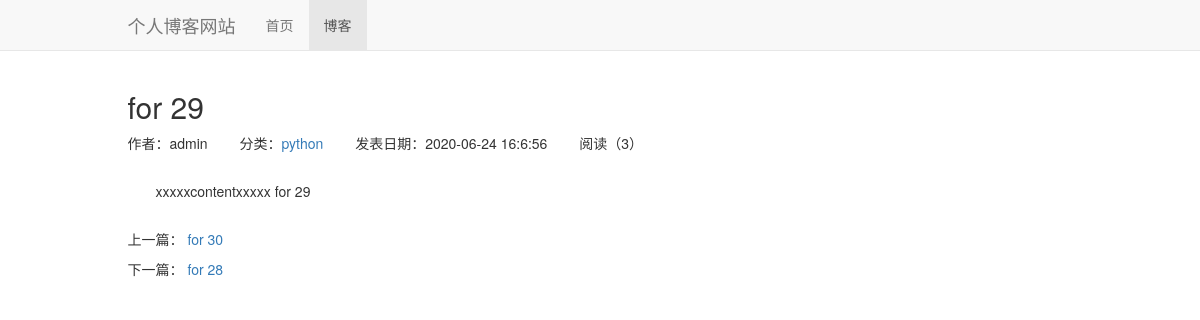
Screenshot of /blog/34 with the database file from the repository.
### blog/models.py (models this page shows, shortened)
class Blog(models.Model):
    title = models.CharField(max_length=50)
    blog_type = models.ForeignKey(BlogType,on_delete=models.DO_NOTHING)
    content = RichTextUploadingField()
    author = models.ForeignKey(User,on_delete=models.DO_NOTHING)
    readed_num = models.IntegerField(default=0)
    created_time = models.DateTimeField(auto_now_add=True)
    last_updated_time = models.DateTimeField(auto_now=True)
    class Meta:
        ordering = ['-created_time']

class BlogType(models.Model):
    type_name = models.CharField(max_length=15)
    def __str__(self):
        return self.type_name

### blog/views.py (the view)
# urls.py: path('<int:blog_pk>',views.blog_detail,name='blog_detail'),
def blog_detail(request, blog_pk):
    blog = get_object_or_404(Blog, pk=blog_pk)
    if not request.COOKIES.get('blog_%s_readed' % blog_pk):
        blog.readed_num += 1
        blog.save()
    context = {}
    context['previous_blog'] = Blog.objects.filter(created_time__gt=blog.created_time).last()
    context['next_blog'] = Blog.objects.filter(created_time__lt=blog.created_time).first()
    context['blog'] = blog
    response = render(request, 'blog/blog_detail.html', context)  #相应
    response.set_cookie('blog_%s_readed' % blog_pk, 'true', max_age=300)
    return response

### blog/templates/blog/blog_detail.html (shortened to what this page needs)
{% extends 'base.html' %}
{% block nav_blog_active %}active{%endblock%}
{% load static %}
{% block header_extends %}
<link rel="stylesheet" href="{% static 'blog/blog.css' %}">
{% endblock %}
{% block content %}
<div class="container">
    <div class="row">
        <div class="col-xs-10 col-xs-offset-1">
             <h2>{{ blog.title }}</h2>
            <ul class="blog-info-description">
    <li>作者：{{ blog.author }}</li>
    <li>分类：<a href="{% url 'blogs_with_type' blog.blog_type.pk %}">{{blog.blog_type}}</a></li>
    <li>发表日期：{{ blog.created_time|date:'Y-m-d H:n:s' }}</li>
    <li>阅读（{{blog.readed_num}}）</li>
            </ul>
            <div class="blog-content">{{ blog.content|safe }}</div>
            <div class="blog-more">
                <p>上一篇：
                    {%if previous_blog%}
                    <a href="{% url 'blog_detail' previous_blog.pk %}">{{previous_blog.title}}</a>
                    {% else %}
                        没有了
                    {%endif%}
                </p>
                <p>下一篇：
                      {%if next_blog%}
                    <a href="{% url 'blog_detail' next_blog.pk %}">{{next_blog.title}}</a>
                    {% else %}
                        没有了
                    {%endif%}
                </p>
            </div>
        </div>
    </div>
</div>
{% endblock %}

### static/css/base.css (style rules this page uses)
* { margin: 0; padding: 0; }
body { margin-top:70px!important; }

### blog/static/blog/blog.css (style rules this page uses)
ul.blog-info-description { list-style-type: none; margin-bottom:2em; }
ul.blog-info-description li { display: inline-block; margin-right:2em; }
div.blog-content { text-indent: 2em; }
div.blog-more { margin-top:2em; }

### rows the page displays
Blog: title "for 29", author "admin", blog_type "python", created_time "2020-06-24 16:6:56", readed_num "3", content "xxxxxcontentxxxxx for 29"
Blog: title "for 30"
Blog: title "for 28"
